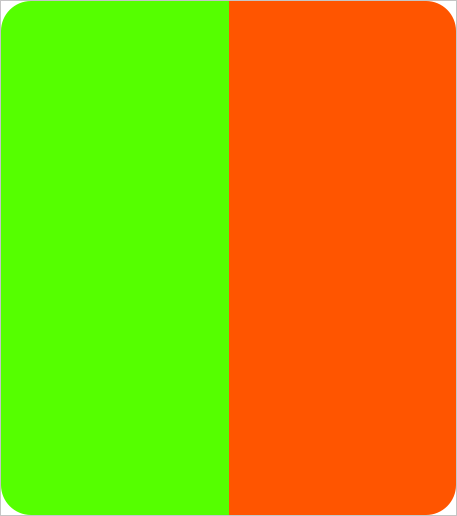
<?xml version="1.0" encoding="UTF-8"?>
<ui version="4.0">
 <class>MainWindow</class>
 <widget class="QMainWindow" name="MainWindow">
  <property name="geometry">
   <rect>
    <x>0</x>
    <y>0</y>
    <width>457</width>
    <height>516</height>
   </rect>
  </property>
  <property name="windowTitle">
   <string>MainWindow</string>
  </property>
  <widget class="QWidget" name="centralwidget">
   <layout class="QVBoxLayout" name="verticalLayout">
    <property name="spacing">
     <number>0</number>
    </property>
    <property name="leftMargin">
     <number>0</number>
    </property>
    <property name="topMargin">
     <number>0</number>
    </property>
    <property name="rightMargin">
     <number>0</number>
    </property>
    <property name="bottomMargin">
     <number>0</number>
    </property>
    <item>
     <widget class="QFrame" name="frame">
      <property name="styleSheet">
       <string notr="true">background-color: rgb(255, 255, 255);</string>
      </property>
      <property name="frameShape">
       <enum>QFrame::StyledPanel</enum>
      </property>
      <property name="frameShadow">
       <enum>QFrame::Raised</enum>
      </property>
      <layout class="QHBoxLayout" name="horizontalLayout">
       <property name="spacing">
        <number>0</number>
       </property>
       <property name="leftMargin">
        <number>0</number>
       </property>
       <property name="topMargin">
        <number>0</number>
       </property>
       <property name="rightMargin">
        <number>0</number>
       </property>
       <property name="bottomMargin">
        <number>0</number>
       </property>
       <item>
        <widget class="QWidget" name="widget_2" native="true">
         <layout class="QHBoxLayout" name="horizontalLayout_2">
          <property name="spacing">
           <number>0</number>
          </property>
          <property name="leftMargin">
           <number>0</number>
          </property>
          <property name="topMargin">
           <number>0</number>
          </property>
          <property name="rightMargin">
           <number>0</number>
          </property>
          <property name="bottomMargin">
           <number>0</number>
          </property>
          <item>
           <widget class="QWidget" name="widget" native="true">
            <property name="styleSheet">
             <string notr="true">background-color: rgb(85, 255, 0);

border-top-left-radius:30px;
border-bottom-left-radius:30px;
</string>
            </property>
           </widget>
          </item>
          <item>
           <widget class="QWidget" name="widget_3" native="true">
            <property name="styleSheet">
             <string notr="true">background-color: rgb(255, 85, 0);

border-top-right-radius:30px;
border-bottom-right-radius:30px;</string>
            </property>
           </widget>
          </item>
         </layout>
        </widget>
       </item>
      </layout>
     </widget>
    </item>
   </layout>
  </widget>
 </widget>
 <resources/>
 <connections/>
</ui>
